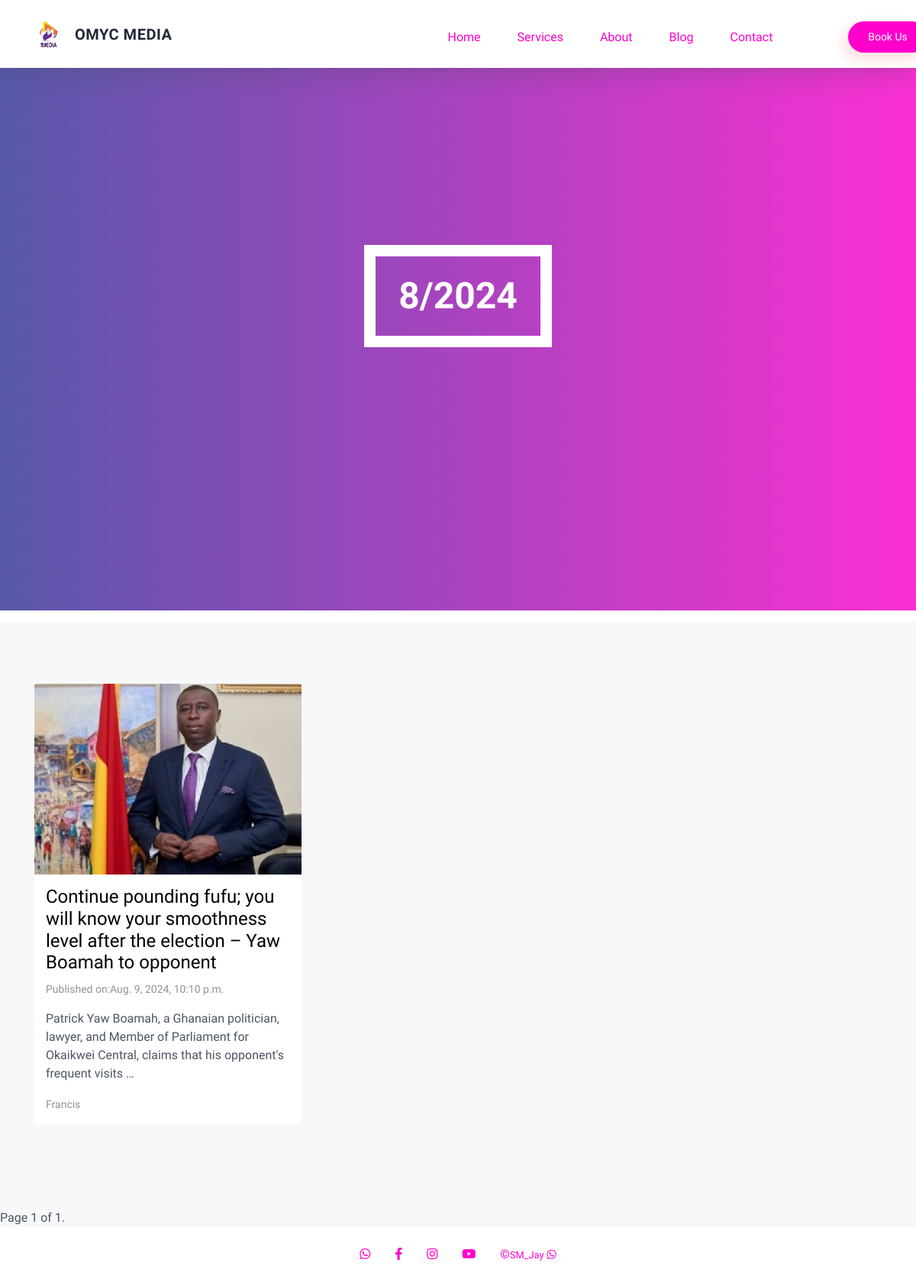
/archive/2024/8/, run on the app's committed database.
### studio/models.py (models this page shows, shortened)
class Blog(models.Model):
    type = models.ForeignKey(Type,on_delete=models.CASCADE)
    title = models.CharField(max_length=255)
    content = models.TextField(max_length=10000)
    date = models.DateTimeField(blank=True,null=True)
    image = models.ImageField(blank=True,null=True)
    author = models.CharField(max_length=50)
    @property
    def imageURL(self):
        try:
            url = self.image.url
        except:
            url =''
        return url
    class Meta:
        ordering = ['date']
        verbose_name_plural = "Blogs"

### studio/views.py (the view)
# urls.py: path('archive/<int:year>/<int:month>/', views.archive, name='archive'),
def archive(request, year=None, month=None):
    blogs = Blog.objects.all()
    paginator = Paginator(blogs,12)
    page_number = request.GET.get('page')
    page_obj = paginator.get_page(page_number)
    if year is not None and month is not None:
        archive_dates = Blog.objects.filter(date__year=year, date__month=month).annotate(
            year=ExtractYear('date'),
            month=ExtractMonth('date')
        ).values('year', 'month').annotate(count=Count('id'))
    elif year is not None:
        archive_dates = Blog.objects.filter(date__year=year).annotate(
            year=ExtractYear('date'),
            month=ExtractMonth('date')
        ).values('year', 'month').annotate(count=Count('id'))
    else:
        archive_dates = Blog.objects.annotate(
            year=ExtractYear('date'),
            month=ExtractMonth('date')
        ).values('year', 'month').annotate(count=Count('id'))
    context = {'archive_dates': archive_dates, 'blogs': blogs,'page_obj':page_obj}
    return render(request, 'archive.html', context)

### templates/archive.html (shortened to what this page needs)
{% load static %}
<!DOCTYPE html>
<html lang="en">
<head>
    <link rel="stylesheet" href="https://cdnjs.cloudflare.com/ajax/libs/font-awesome/6.0.0-beta3/css/all.min.css">
    <link rel="stylesheet" href="https://unpkg.com/tailwindcss@2.2.19/dist/tailwind.min.css"/>
    <link rel="stylesheet" href="{% static 'vendor/bootstrap/bootstrap.min.css' %}">
    <link rel="stylesheet" href="{% static 'vendor/select2/select2.min.css' %}">
    <link rel="stylesheet" href="{% static 'vendor/owlcarousel/owl.carousel.min.css' %}">
    <link rel="stylesheet" href="{% static 'vendor/lightcase/lightcase.css' %}">
    <link rel="stylesheet" href="{% static 'css/style.min.css' %}">
    <link rel="stylesheet" href="https://cdn.linearicons.com/free/1.0.0/icon-font.min.css">
    <link rel="stylesheet" href="https://use.fontawesome.com/releases/v5.8.1/css/all.css">
</head>
<body class="bg-white text-gray-600 work-sans leading-normal text-base tracking-normal">
    <nav id="header" class="w-full z-30 top-0 py-1 fixed bg-white shadow">
        <div class="w-full container mx-auto flex flex-wrap items-center justify-between mt-0 px-0 py-0">
            <div class="hidden md:flex md:items-center md:w-auto w-full order-3 md:order-1" id="menu">
                <nav>
                    <ul class="md:flex items-center justify-between text-base text-gray-700 pt-4 md:pt-0">
                        <li><a class="inline-block no-underline hover:text-black hover:underline py-2 px-4 nav-link scrollto" href="/">Home</a></li>
                        <li><a class="inline-block no-underline hover:text-black hover:underline py-2 px-4 nav-link scrollto" href="{%url 'index'%}#services">Services</a></li>
                        <li><a class="inline-block no-underline hover:text-black hover:underline py-2 px-4 nav-link scrollto" href="{%url 'index'%}#about">About</a></li>
                        <li><a class="inline-block no-underline hover:text-black hover:underline py-2 px-4 nav-link scrollto" href="{% url 'blog' %}">Blog</a></li>
                        <li><a class="inline-block no-underline hover:text-black hover:underline py-2 px-4 nav-link scrollto" href="{%url 'contact'%}">Contact</a></li>
                        <li class="col-md-5 text-center"> <a href="{%url 'booking'%}"class="btn btn-primary btn-shadow btn-lg" ><button>Book Us</button></a></li>
                    </ul>
                </nav>
            </div>
            <div class="order-1 md:order-2">
                <a class="flex items-center tracking-wide no-underline hover:no-underline font-bold text-gray-800 text-xl " href="/">
                    <div class="flex items-center space-x-2">
                        <img src="{% static 'img/my logo.jpg' %}" alt="Logo" class="h-12">
                    </div>
                    OMYC MEDIA
                </a>
            </div>
        </div>
    </nav>
	<div class="jumbotron jumbotron-single d-flex align-items-center">
        <div class="container text-center">
          {% for date in archive_dates %}
          <h1 class="display-2 mb-4"> {{ date.month }}/{{ date.year }} </h1>
          {%endfor%}
        </div>
      </div>
      <div id="blog-section" class="bg-grey">
          <div class="container">
              <div class="section-content">
                  <div class="col-md-4">
                    </div>
                  <div class="row">
                      <div class="col-md-12 blog-holder">
                          <div class="row">
                                 {% for blog in page_obj %}
                              <div class="col-md-4 blog-item-wrapper" data-aos="fade-up">
                                  <div class="blog-item">
                                          <div class="blog-img">
                                                  <a href="{% url 'post' blog_id=blog.pk  %}"><img src="{{blog.imageURL}}" alt=""></a>
                                          </div>
                                          <div class="blog-text">
                                              <div class="blog-title">
                                                  <a href="{% url 'post' blog_id=blog.pk  %}"><h4>{{blog.title}}</h4></a>
                                              </div>
                                              <div class="blog-meta">
                                                  <p class="blog-date">Published on:{{blog.date}}</p>
                                              </div>
                                              <div class="blog-desc">
                                                  <p>{{blog.content|truncatewords:20}}</p>
                                              </div>
                                              <div class="blog-author">
                                                  <p>{{blog.author}}</p>
                                              </div>
                                          </div>
                                  </div>
                              </div>
                              {% endfor %}
                          </div>
                      </div>
                  </div>
              </div>
          </div>
          <div class="col-md-12 pagination">
              <span class="step-links">
                  <span class="current">
                      Page {{ page_obj.number }} of {{ page_obj.paginator.num_pages }}.
                  </span>
              </span>
          </div>
</div>
    <footer class="mastfoot my-3" id="contact">
        <div class="inner container">
            <div class="row">
                <div class="col-lg-4 col-md-12 d-flex align-items-center">
                </div>
                <div class="col-lg-4 col-md-12">
                    <nav class="nav nav-mastfoot justify-content-center">
                        <a class="nav-link" href="https://wa.me/+233547039326">
                            <i class="fab fa-whatsapp" style="font-size: 16px;"></i>
                        </a>
                        <a class="nav-link" href="https://www.facebook.com/profile.php?id=61554059577688">
                            <i class="fab fa-facebook-f" style="font-size: 16px;"></i>
                        </a>
                        <a class="nav-link" href="https://www.instagram.com/omyc5?igsh=eGduZGRhank3d3Fl">
                            <i class="fab fa-instagram" style="font-size: 16px;"></i>
                        </a>
                        <a class="nav-link" href="https://www.youtube.com/channel/UCS5bJXDKxz8JKL68XyELJLg">
                            <i class="fab fa-youtube" style="font-size: 16px;"></i>
                        </a>
                        <a class="nav-link" href="https://wa.me/+233506632349">
                            &copy;<small>SM_Jay</small>&nbsp;<i class="fab fa-whatsapp" style="font-size: 14px;"></i>
                       </a>
                    </nav>
                    </div>
                </div>
            </div>
    </footer>
</body>
</html>

### templates/archive.html (style rules this page uses)
.work-sans { font-family: 'Work Sans', sans-serif; }

### data on the page
Blog: imageURL (picture), title "Continue pounding fufu; you will know your smoothness level after the election – Yaw Boamah to opponent", date "Aug. 9, 2024, 10:10 p.m.", content "Patrick Yaw Boamah, a Ghanaian politician, lawyer, and Member of Parliament for Okaikwei Central, claims that his opponent's frequent visits …", author "Francis"

### other printed values
{{ date.month }} "8"
{{ date.year }} "2024"
{{ page_obj.number }} "1"
{{ page_obj.paginator.num_pages }} "1"
